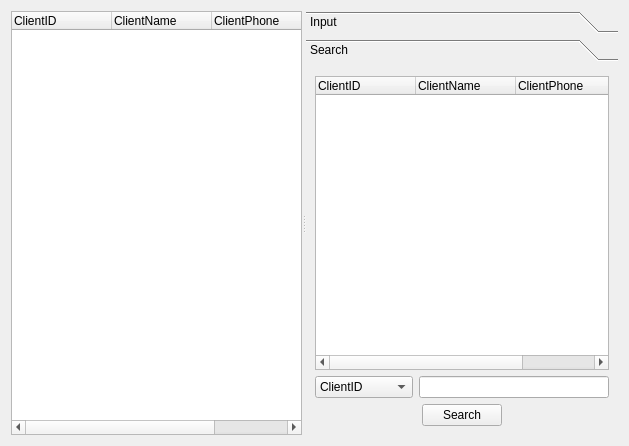
<?xml version="1.0" encoding="UTF-8"?>
<ui version="4.0">
 <class>ClientManager</class>
 <widget class="QWidget" name="ClientManager">
  <property name="geometry">
   <rect>
    <x>0</x>
    <y>0</y>
    <width>629</width>
    <height>446</height>
   </rect>
  </property>
  <property name="windowTitle">
   <string>Form</string>
  </property>
  <layout class="QHBoxLayout" name="horizontalLayout">
   <item>
    <widget class="QSplitter" name="splitter">
     <property name="orientation">
      <enum>Qt::Horizontal</enum>
     </property>
     <widget class="QTreeWidget" name="ClientTreeWidget">
      <column>
       <property name="text">
        <string>ClientID</string>
       </property>
      </column>
      <column>
       <property name="text">
        <string>ClientName</string>
       </property>
      </column>
      <column>
       <property name="text">
        <string>ClientPhone</string>
       </property>
      </column>
      <column>
       <property name="text">
        <string>ClientEmail</string>
       </property>
      </column>
     </widget>
     <widget class="QToolBox" name="toolBox">
      <property name="currentIndex">
       <number>1</number>
      </property>
      <widget class="QWidget" name="Inputpage">
       <property name="geometry">
        <rect>
         <x>0</x>
         <y>0</y>
         <width>311</width>
         <height>386</height>
        </rect>
       </property>
       <attribute name="label">
        <string>Input</string>
       </attribute>
       <layout class="QVBoxLayout" name="verticalLayout">
        <item>
         <layout class="QFormLayout" name="formLayout">
          <item row="0" column="0">
           <widget class="QLabel" name="label">
            <property name="text">
             <string>ClientID</string>
            </property>
           </widget>
          </item>
          <item row="1" column="0">
           <widget class="QLabel" name="label_2">
            <property name="text">
             <string>ClientName</string>
            </property>
           </widget>
          </item>
          <item row="2" column="0">
           <widget class="QLabel" name="label_3">
            <property name="text">
             <string>ClientPhone</string>
            </property>
           </widget>
          </item>
          <item row="3" column="0">
           <widget class="QLabel" name="label_4">
            <property name="text">
             <string>ClientEmail</string>
            </property>
           </widget>
          </item>
          <item row="0" column="1">
           <widget class="QLineEdit" name="CIDLineEdit">
            <property name="readOnly">
             <bool>true</bool>
            </property>
           </widget>
          </item>
          <item row="1" column="1">
           <widget class="QLineEdit" name="CNameLineEdit"/>
          </item>
          <item row="2" column="1">
           <widget class="QLineEdit" name="CPhoneLineEdit"/>
          </item>
          <item row="3" column="1">
           <widget class="QLineEdit" name="CEmailLineEdit"/>
          </item>
         </layout>
        </item>
        <item>
         <spacer name="verticalSpacer">
          <property name="orientation">
           <enum>Qt::Vertical</enum>
          </property>
          <property name="sizeHint" stdset="0">
           <size>
            <width>20</width>
            <height>323</height>
           </size>
          </property>
         </spacer>
        </item>
        <item>
         <layout class="QHBoxLayout" name="horizontalLayout_2">
          <item>
           <widget class="QPushButton" name="InputButton">
            <property name="text">
             <string>Input</string>
            </property>
           </widget>
          </item>
          <item>
           <widget class="QPushButton" name="CancelButton">
            <property name="text">
             <string>Cancel</string>
            </property>
           </widget>
          </item>
          <item>
           <widget class="QPushButton" name="ModifyButton">
            <property name="text">
             <string>Modify</string>
            </property>
           </widget>
          </item>
         </layout>
        </item>
       </layout>
      </widget>
      <widget class="QWidget" name="SearchBox">
       <property name="geometry">
        <rect>
         <x>0</x>
         <y>0</y>
         <width>311</width>
         <height>386</height>
        </rect>
       </property>
       <attribute name="label">
        <string>Search</string>
       </attribute>
       <layout class="QVBoxLayout" name="verticalLayout_2">
        <item>
         <widget class="QTreeWidget" name="ClientSearchTree">
          <column>
           <property name="text">
            <string>ClientID</string>
           </property>
          </column>
          <column>
           <property name="text">
            <string>ClientName</string>
           </property>
          </column>
          <column>
           <property name="text">
            <string>ClientPhone</string>
           </property>
          </column>
          <column>
           <property name="text">
            <string>ClientEmail</string>
           </property>
          </column>
         </widget>
        </item>
        <item>
         <layout class="QHBoxLayout" name="horizontalLayout_4">
          <item>
           <widget class="QComboBox" name="SearchComboBox">
            <property name="currentIndex">
             <number>0</number>
            </property>
            <item>
             <property name="text">
              <string>ClientID</string>
             </property>
            </item>
            <item>
             <property name="text">
              <string>ClientName</string>
             </property>
            </item>
            <item>
             <property name="text">
              <string>ClientPhone</string>
             </property>
            </item>
            <item>
             <property name="text">
              <string>ClientEmail</string>
             </property>
            </item>
           </widget>
          </item>
          <item>
           <widget class="QLineEdit" name="SearchLineEdit"/>
          </item>
         </layout>
        </item>
        <item>
         <layout class="QHBoxLayout" name="horizontalLayout_3">
          <item>
           <spacer name="horizontalSpacer">
            <property name="orientation">
             <enum>Qt::Horizontal</enum>
            </property>
            <property name="sizeHint" stdset="0">
             <size>
              <width>40</width>
              <height>20</height>
             </size>
            </property>
           </spacer>
          </item>
          <item>
           <widget class="QPushButton" name="SearchButton">
            <property name="text">
             <string>Search</string>
            </property>
           </widget>
          </item>
          <item>
           <spacer name="horizontalSpacer_2">
            <property name="orientation">
             <enum>Qt::Horizontal</enum>
            </property>
            <property name="sizeHint" stdset="0">
             <size>
              <width>40</width>
              <height>20</height>
             </size>
            </property>
           </spacer>
          </item>
         </layout>
        </item>
       </layout>
      </widget>
     </widget>
    </widget>
   </item>
  </layout>
 </widget>
 <resources/>
 <connections/>
</ui>
